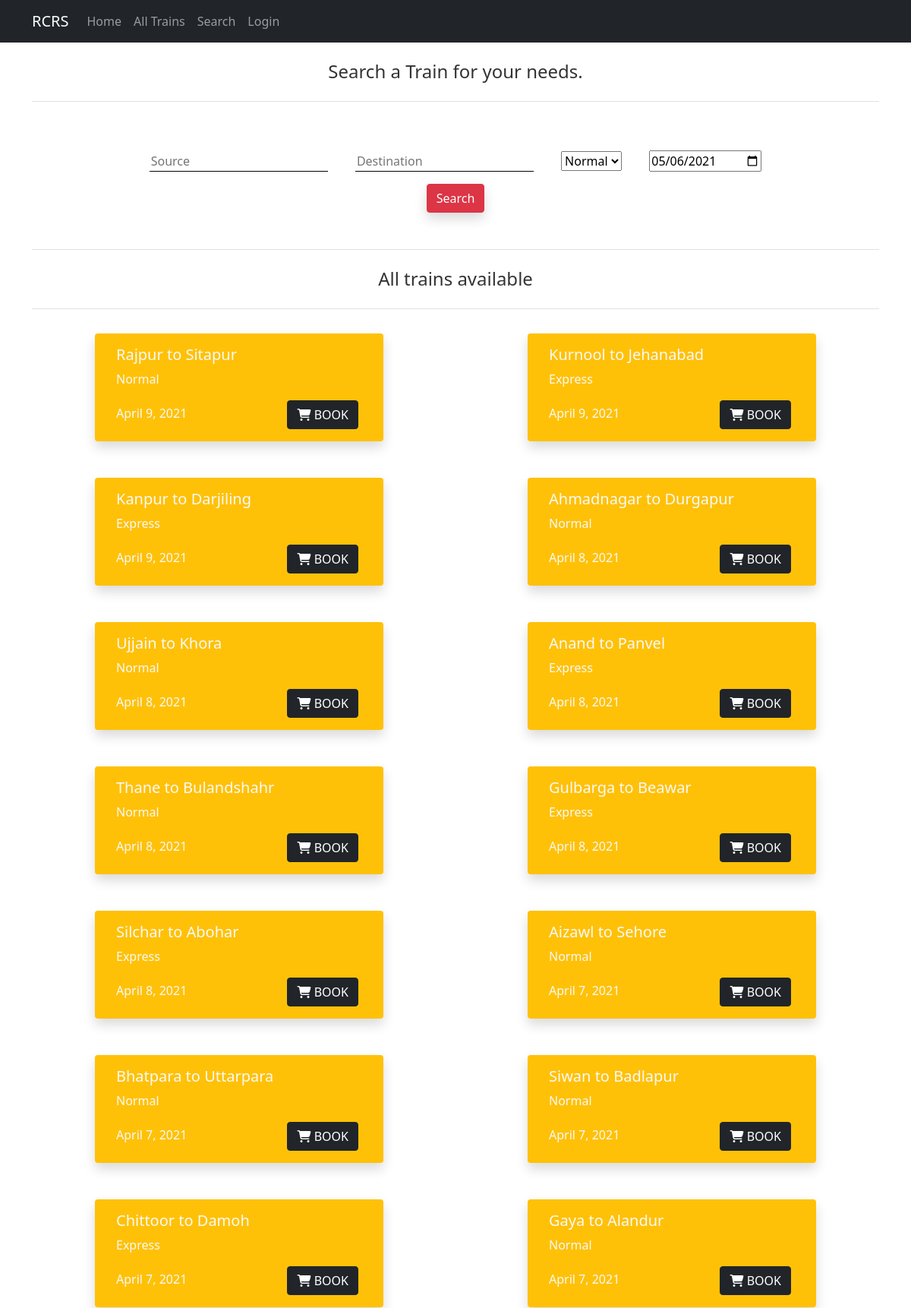
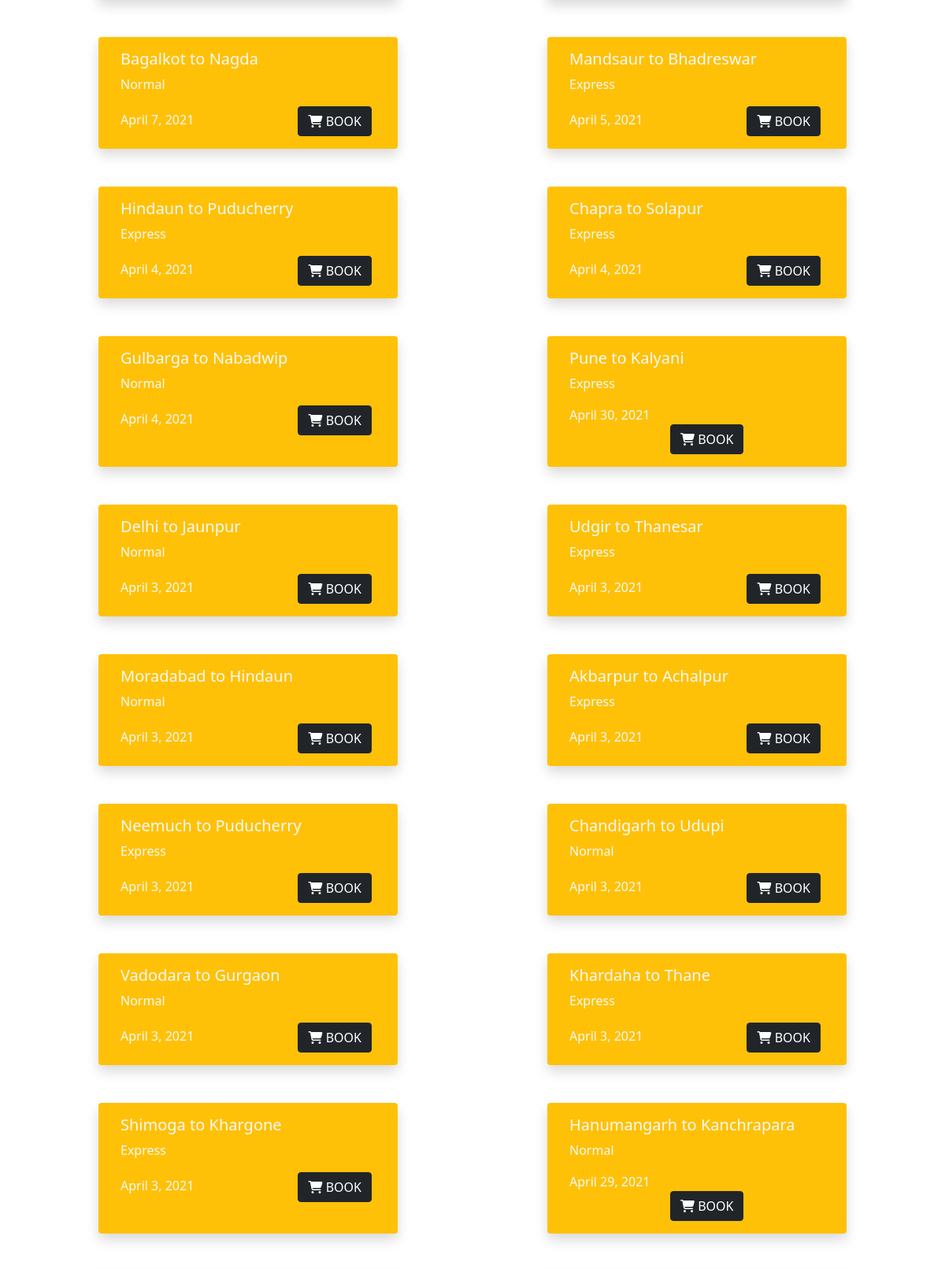
The app's page /search/ (upper part) with its own data (2 pictures, top to bottom).
### trains/models.py (models this page shows, shortened)
class Trains(models.Model):
    categories = (
        ('Normal','Normal'),
        ('Express','Express')
    )
    id = models.AutoField(primary_key=True)
    source = models.CharField(max_length = 30,)
    destination = models.CharField(max_length = 30)
    seats_total = models.IntegerField()
    seats_res = models.IntegerField()
    types = models.CharField(choices=categories,max_length=20)
    cost = models.IntegerField()
    date = models.DateField()

### trains/views.py (the view)
# urls.py: path('search/',search,name='search'),
def search(request):
    train = Trains()
    types = train.categories
    train = Trains.objects.order_by('-date')
    myFilter = TrainsFilter(request.GET, queryset=train)
    train = myFilter.qs
    context = {
        'Trains': train,
        'myFilter':myFilter,
        'types' : types
    }
    return render(request,'search.html',context)

### templates/search.html (shortened to what this page needs)
{% extends "layout.html" %} {% block content%}
<div class="no-gutters search_page_main">
    <h4 class="text-center p-4 border-bottom">Search a Train for your needs.</h4>
    <div class="d-flex justify-content-around mb-5 mt-5 " id="search_form">
    <form method="get" >
            <input  id="id_source" name="source" type="text" placeholder="Source" />
            <input id="id_destination" name="destination" type="text" placeholder="Destination" />
            <select name="types" id="id_types">
                {% for type in types %}
                <option value="{{type.0}}">{{type.0}}</option>
                {% endfor %}
            </select>
            <input id="id_date" name="date" type="date" />
            <button class="btn btn-danger d-block shadow" type="submit" >Search</button>
    </form>
</div>
{% if Trains.0 %}
    <h4 class="text-center p-4 border-bottom border-top">All trains available</h4>
 {% else %}
    <h4 class="text-center p-4 border-bottom border-top">Oops! Nothing found</h4>
{% endif %}
<div class="search_result row d-flex justify-content-around">
    {% for train in Trains %}
    <div class="card col-md-4 m-4 bg-warning text-light shadow" >
        <div class="card-body">
            <h5 class="card-title">{{train.source}} to {{train.destination}}</h5>
            <p class="card-text ">{{train.types}}</p>
            <p class="d-inline">{{train.date}}</p>
            <a class="d-inline" href='{% url "trains" train.id %}'>
                <button type="button" class="btn btn-dark">
                    <i class="fa fa-shopping-cart" aria-hidden="true"></i>
                    BOOK
            </button>
            </a>
        </div>
    </div>
    {% endfor %}
</div>
{% endblock content %}

### static/main.css (style rules this page uses)
body { background: #fff; color: #333333; }
.card { box-shadow: 0 1px 3px 0 rgba(0, 0, 0, .1), 0 1px 2px 0 rgba(0, 0, 0, .06); }
.card { position: relative; display: flex; flex-direction: column; min-width: 0; word-wrap: break-word; background-color: #fff; background-clip: border-box; border: 0 solid rgba(0, 0, 0, .125); border-radius: .25rem; }
.card-body { flex: 1 1 auto; min-height: 1px; padding: 1rem; }
#id_source, #id_destination { margin: 16px; border: none; border-bottom: 1px solid black; }
#id_types, #id_date { margin: 16px; }
#search_form button { margin: auto; }
.card a { margin-left: 8rem; }

### records on screen
Trains: source "Rajpur", destination "Sitapur", types "Normal", date "April 9, 2021"
Trains: source "Kurnool", destination "Jehanabad", types "Express", date "April 9, 2021"
Trains: source "Kanpur", destination "Darjiling", types "Express", date "April 9, 2021"
Trains: source "Ahmadnagar", destination "Durgapur", types "Normal", date "April 8, 2021"
Trains: source "Ujjain", destination "Khora", types "Normal", date "April 8, 2021"
Trains: source "Anand", destination "Panvel", types "Express", date "April 8, 2021"
Trains: source "Thane", destination "Bulandshahr", types "Normal", date "April 8, 2021"
Trains: source "Gulbarga", destination "Beawar", types "Express", date "April 8, 2021"
Trains: source "Silchar", destination "Abohar", types "Express", date "April 8, 2021"
Trains: source "Aizawl", destination "Sehore", types "Normal", date "April 7, 2021"
Trains: source "Bhatpara", destination "Uttarpara", types "Normal", date "April 7, 2021"
Trains: source "Siwan", destination "Badlapur", types "Normal", date "April 7, 2021"
Trains: source "Chittoor", destination "Damoh", types "Express", date "April 7, 2021"
Trains: source "Gaya", destination "Alandur", types "Normal", date "April 7, 2021"
Trains: source "Bagalkot", destination "Nagda", types "Normal", date "April 7, 2021"
Trains: source "Mandsaur", destination "Bhadreswar", types "Express", date "April 5, 2021"
Trains: source "Hindaun", destination "Puducherry", types "Express", date "April 4, 2021"
Trains: source "Chapra", destination "Solapur", types "Express", date "April 4, 2021"
Trains: source "Gulbarga", destination "Nabadwip", types "Normal", date "April 4, 2021"
Trains: source "Pune", destination "Kalyani", types "Express", date "April 30, 2021"
Trains: source "Delhi", destination "Jaunpur", types "Normal", date "April 3, 2021"
Trains: source "Udgir", destination "Thanesar", types "Express", date "April 3, 2021"
Trains: source "Moradabad", destination "Hindaun", types "Normal", date "April 3, 2021"
Trains: source "Akbarpur", destination "Achalpur", types "Express", date "April 3, 2021"
Trains: source "Neemuch", destination "Puducherry", types "Express", date "April 3, 2021"
Trains: source "Chandigarh", destination "Udupi", types "Normal", date "April 3, 2021"
Trains: source "Vadodara", destination "Gurgaon", types "Normal", date "April 3, 2021"
Trains: source "Khardaha", destination "Thane", types "Express", date "April 3, 2021"
Trains: source "Shimoga", destination "Khargone", types "Express", date "April 3, 2021"
Trains: source "Hanumangarh", destination "Kanchrapara", types "Normal", date "April 29, 2021"

### other values on screen
form field types "Normal"
